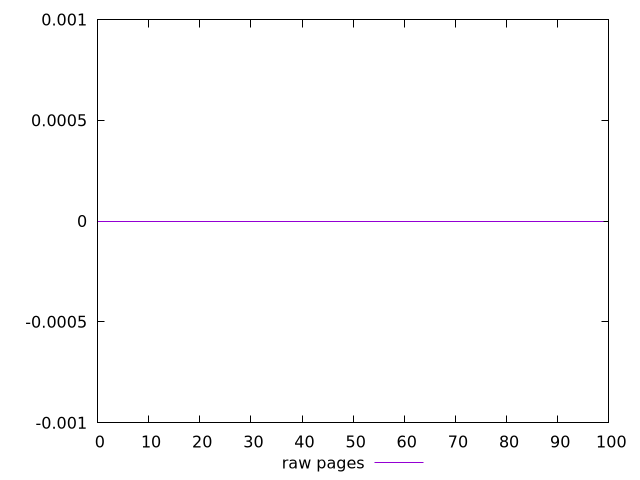

Source code (gnuplot):
$_rawPages <<EOF
0
0
0
0
0
0
0
0
0
0
0
0
0
0
0
0
0
0
0
0
0
0
0
0
0
0
0
0
0
0
0
0
0
0
0
0
0
0
0
0
0
0
0
0
0
0
0
0
0
0
0
0
0
0
0
0
0
0
0
0
0
0
0
0
0
0
0
0
0
0
0
0
0
0
0
0
0
0
0
0
0
0
0
0
0
0
0
0
0
0
0
0
0
0
0
0
0
0
0
0
EOF
set key outside below
set terminal pngcairo
set output "report_00005_2020-11-02T22-26-11.212Z/efficient-animated-content/pages//raw.png"
set yrange [-0.001:0.001]
plot $_rawPages title "raw pages" with line ,
